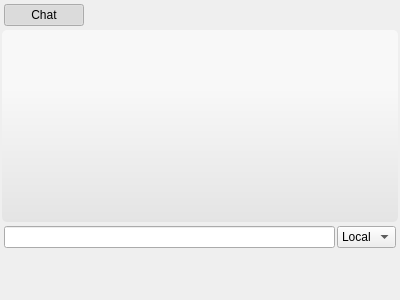
<?xml version="1.0" encoding="UTF-8"?>
<ui version="4.0">
 <class>Chat</class>
 <widget class="QWidget" name="Chat">
  <property name="geometry">
   <rect>
    <x>0</x>
    <y>0</y>
    <width>400</width>
    <height>300</height>
   </rect>
  </property>
  <property name="windowTitle">
   <string>Form</string>
  </property>
  <layout class="QVBoxLayout" name="verticalLayout">
   <property name="spacing">
    <number>2</number>
   </property>
   <property name="margin">
    <number>2</number>
   </property>
   <item>
    <layout class="QHBoxLayout" name="horizontalLayout">
     <property name="spacing">
      <number>2</number>
     </property>
     <property name="margin">
      <number>2</number>
     </property>
     <item>
      <widget class="QPushButton" name="pushButtonChat">
       <property name="text">
        <string>Chat</string>
       </property>
       <property name="checkable">
        <bool>true</bool>
       </property>
       <property name="checked">
        <bool>true</bool>
       </property>
      </widget>
     </item>
     <item>
      <spacer name="horizontalSpacer">
       <property name="orientation">
        <enum>Qt::Horizontal</enum>
       </property>
       <property name="sizeHint" stdset="0">
        <size>
         <width>40</width>
         <height>20</height>
        </size>
       </property>
      </spacer>
     </item>
    </layout>
   </item>
   <item>
    <widget class="QTextBrowser" name="textBrowser_chat">
     <property name="styleSheet">
      <string notr="true">#textBrowser_chat { background-color: qlineargradient(spread:pad, x1:0, y1:0.3, x2:0, y2:1, stop:0 rgba(255, 255, 255, 150), stop:1 rgba(221, 221, 221, 150));
border-color: rgb(204, 204, 204);
border-radius: 5px;
padding:5px;
}</string>
     </property>
     <property name="frameShape">
      <enum>QFrame::NoFrame</enum>
     </property>
     <property name="frameShadow">
      <enum>QFrame::Plain</enum>
     </property>
    </widget>
   </item>
   <item>
    <layout class="QHBoxLayout" name="horizontalLayout_2">
     <property name="spacing">
      <number>2</number>
     </property>
     <property name="margin">
      <number>2</number>
     </property>
     <item>
      <widget class="QLineEdit" name="lineEdit_chat_text"/>
     </item>
     <item>
      <widget class="QComboBox" name="comboBox_chat_type">
       <property name="currentIndex">
        <number>1</number>
       </property>
       <item>
        <property name="text">
         <string>All</string>
        </property>
       </item>
       <item>
        <property name="text">
         <string>Local</string>
        </property>
       </item>
       <item>
        <property name="text">
         <string>Clan</string>
        </property>
       </item>
      </widget>
     </item>
    </layout>
   </item>
   <item>
    <spacer name="verticalSpacer">
     <property name="orientation">
      <enum>Qt::Vertical</enum>
     </property>
     <property name="sizeHint" stdset="0">
      <size>
       <width>20</width>
       <height>40</height>
      </size>
     </property>
    </spacer>
   </item>
  </layout>
 </widget>
 <resources/>
 <connections/>
</ui>
